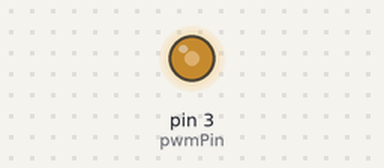
The sketch below on a simulated Arduino Uno, built with avr-gcc and run on an emulated ATmega328P. Shown: output pins drawn as LEDs (lit = HIGH).

Above: at 0.1 s.
Timing chart, 0 to 1.6 s (numbered marks = the images above):
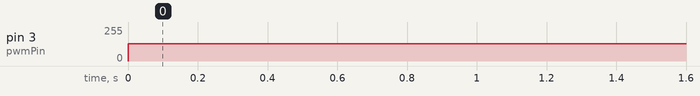

The sketch:

PWM_Ctrl.ino
```cpp
const int pwmPin = 3;
int dutyCycle = 128;

void setup() {
    pinMode(pwmPin, OUTPUT);
}

void loop() {
    analogWrite(pwmPin, dutyCycle);
    delay(100);
}
```

Measured:
- by itself, pin 3 (pwmPin): 0/255 → 128/255 at 0.00 s
